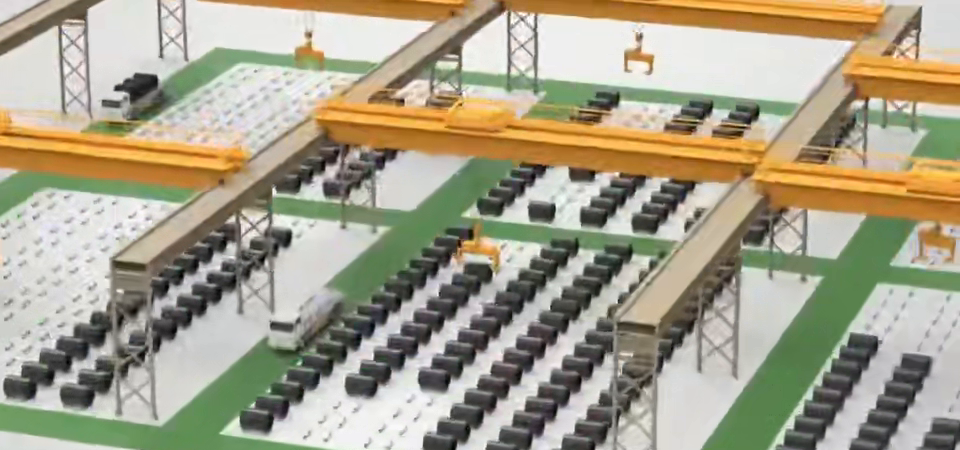
#> input picture assets/digital_twin.png, 960 x 450 px
$ python -i detector.py   (imports and definitions only)
#> lines starting #> are read from the running program, lines starting #| are printed output that depends on the picture; after the words box and inside, x2 and y2 are one past the last pixel; in counts of white or black regions, pixels touching at a corner belong together
#> further down, picture is the input picture: shape (450, 960, 3); mean B, G, R 138.3, 160.6, 166.7
### app/perception/yolo26_lie.py
import numpy as np
from ..localization.lie import lie_state,lie_bracket
from .granular_ball import aggregate_granular_balls
from .hypergraph import build_adaptive_hyperedges

class YOLO26LieFeatureAdapter:
    def enrich(self,detections,alpha=0.,beta=0.,zoom=1.):
        V=lie_state(alpha,beta,zoom)
        if not detections:return {"detections":[],"V":V.tolist(),"granular_balls":[],"hyperedges":[]}
        feats=[[d["bbox"][0],d["bbox"][1],d["bbox"][2]-d["bbox"][0],d["bbox"][3]-d["bbox"][1],d["confidence"]] for d in detections]
        balls=aggregate_granular_balls(feats,[V]*len(feats),[zoom]*len(feats))
        edges=build_adaptive_hyperedges(balls)
        for d in detections:
            d["lie_state"]=V.tolist(); d["hyperedge_count"]=len(edges)
            d["lie_bracket_norm"]=float(np.linalg.norm(lie_bracket(V,V)))
        return {"detections":detections,"V":V.tolist(),"granular_balls":balls,"hyperedges":edges}

### app/perception/granular_ball.py
import numpy as np
def aggregate_granular_balls(features,lie_vectors,zooms,split_std=.8,merge_lie=.35,merge_zoom=1.5):
    X,V,S=np.asarray(features,float),np.asarray(lie_vectors,float),np.asarray(zooms,float)
    if len(X)==0:return []
    idx=np.arange(len(X)); groups=[idx]
    if np.std(S)>split_std:
        m=np.median(S); groups=[idx[S<=m],idx[S>m]]
    out=[]
    for g in groups:
        if len(g)==0: continue
        out.append({"indices":g.tolist(),"center":X[g].mean(0).tolist(),
                    "lie_center":V[g].mean(0).tolist(),"zoom_mean":float(S[g].mean())})
    return out

### app/perception/hypergraph.py
import numpy as np
def build_adaptive_hyperedges(balls,image_bandwidth=1.,lie_bandwidth=.8,zoom_bandwidth=.8):
    edges=[]
    for i,b in enumerate(balls):
        mem=[i]
        for j,c in enumerate(balls):
            if i==j:continue
            di=np.linalg.norm(np.asarray(b["center"])-np.asarray(c["center"]))
            dl=np.linalg.norm(np.asarray(b["lie_center"])-np.asarray(c["lie_center"]))
            dz=abs(b["zoom_mean"]-c["zoom_mean"])
            w=np.exp(-di**2/(2*image_bandwidth**2)-dl**2/(2*lie_bandwidth**2)-dz**2/(2*zoom_bandwidth**2))
            if w>.35: mem.append(j)
        edges.append({"members":mem,"weight":1.})
    return edges

### app/localization/lie.py
import math, numpy as np

def hat(w):
    wx,wy,wz=map(float,w)
    return np.array([[0,-wz,wy],[wz,0,-wx],[-wy,wx,0]],float)

# [12 lines left out: functions exp_so3, euler_xyz_to_rotmat, not called in this run]

def rotmat_to_euler_xyz(R):
    R=np.asarray(R,float); b=math.asin(np.clip(-R[2,0],-1,1))
    return math.atan2(R[2,1],R[2,2]),b,math.atan2(R[1,0],R[0,0])

def lie_state(alpha,beta,zoom):
    return np.array([alpha,beta,math.log(max(float(zoom),1e-6))],float)

def lie_distance(v1,v2): return float(np.linalg.norm(np.asarray(v1)-np.asarray(v2)))
def lie_bracket(v1,v2): return np.cross(np.asarray(v1,float),np.asarray(v2,float))

### app/perception/detector.py
import json,time
from pathlib import Path
import cv2,numpy as np
try: from ultralytics import YOLO
except Exception: YOLO=None
from .yolo26_lie import YOLO26LieFeatureAdapter

class SteelDetector:
    def __init__(self,model_path=None,conf=.35):
        self.conf=conf; self.model=None; self.class_names=["Steel coil","Information","QR code"]
        self.adapter=YOLO26LieFeatureAdapter()
        self.model_path=Path(model_path or Path(__file__).resolve().parents[2]/"models/yolo26n.pt")
        if YOLO and self.model_path.exists():
            try:self.model=YOLO(str(self.model_path))
            except Exception:pass
        self.qr=cv2.QRCodeDetector()
    def _fallback(self,frame):
        g=cv2.cvtColor(frame,cv2.COLOR_BGR2GRAY); e=cv2.Canny(cv2.GaussianBlur(g,(5,5),0),60,150)
#> after `g = cv2.cvtColor(frame, cv2.COLOR_BGR2GRAY)`:
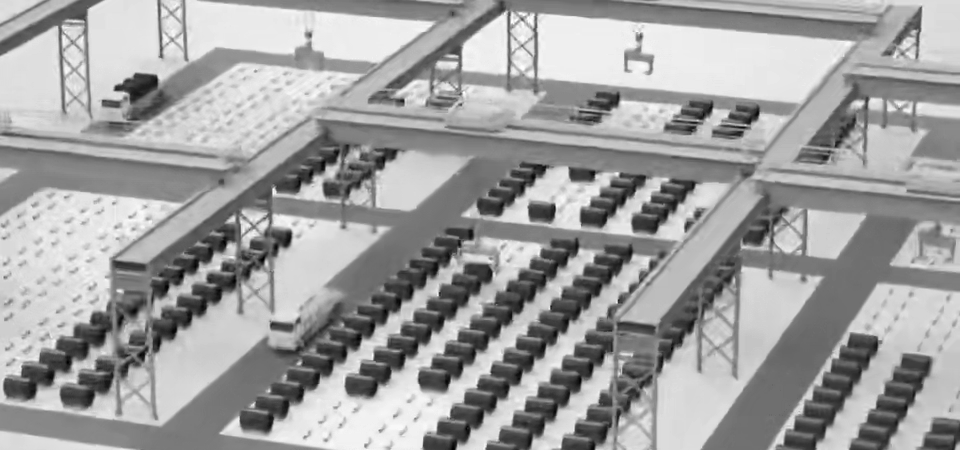
#> g: shape (450, 960); min 0, max 255, mean 159.9
#> after `e = cv2.Canny(cv2.GaussianBlur(g, (5, 5), 0), 60, 150)`:
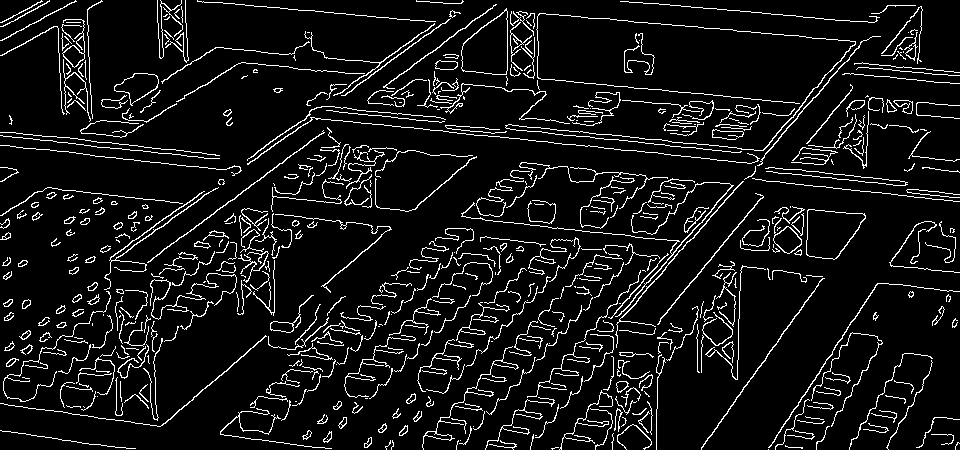
#> e: shape (450, 960); 8.2% white in thin lines or dots
        cs,_=cv2.findContours(e,cv2.RETR_EXTERNAL,cv2.CHAIN_APPROX_SIMPLE); out=[]
#> after `cs, _ = cv2.findContours(e, cv2.RETR_EXTERNAL, cv2.CHAIN_APPROX_SIMPLE`: cs = 565 contours, 441 with area under 20; largest, box (x1, y1, x2, y2) and area: (806, 209, 866, 260) 2119, (461, 8, 508, 75) 2118, (114, 73, 159, 106) 762, (773, 218, 802, 254) 489, (62, 19, 85, 68) 298
        for c in sorted(cs,key=cv2.contourArea,reverse=True)[:8]:
            x,y,w,h=cv2.boundingRect(c)
            if w*h<1500:continue
            out.append({"label":"Steel coil","confidence":.65,"bbox":[x,y,x+w,y+h]})
#> this loop made 8 passes
#> (x, y, w, h) on passes 1 to 8: (806, 209, 60, 51), (461, 8, 47, 67), (114, 73, 45, 33), (773, 218, 29, 36), (62, 19, 23, 49), (422, 346, 97, 104), (270, 295, 44, 38), (435, 60, 23, 10)
#> after the loop, out = 4 items
        return out
    def detect(self,frame,alpha=0.,beta=0.,zoom=1.):
        t=time.time(); ds=[]
        if self.model:
            try:
                for r in self.model(frame,conf=self.conf,verbose=False):
                    if r.boxes is None:continue
                    for row in r.boxes.data.cpu().numpy():
                        x1,y1,x2,y2,cf,cl=row[:6]; cl=int(cl)
                        ds.append({"label":self.class_names[cl] if cl<len(self.class_names) else str(cl),
                                   "confidence":float(cf),"bbox":[float(x1),float(y1),float(x2),float(y2)]})
            except Exception: ds=[]
        if not ds:ds=self._fallback(frame)
#> ds = 4 items
        qr=""
        try:
            data,_,_=self.qr.detectAndDecode(frame); qr=data or ""
#> after `data, _, _ = self.qr.detectAndDecode(frame)`: data = ''
#> after `qr = data or ''`: qr = ''
        except Exception:pass
        h,w=frame.shape[:2]
#> h = 450; w = 960
        for d in ds:
            x1,y1,x2,y2=d["bbox"]; cx=((x1+x2)/2)/w; cy=((y1+y2)/2)/h
            d["warehouse_position"]=f"A区-{int(cx*10)+1:02d}-{int(cy*10)+1:02d}"
            d["coil_id"]="G2025001" if d["label"]=="Steel coil" else ""; d["qr_text"]=qr or "未识别"
#> this loop made 4 passes
#> (x1, y1, x2, y2, cx, cy) on passes 1 to 4: (806, 209, 866, 260, 0.871, 0.521), (461, 8, 508, 75, 0.505, 0.0922), (422, 346, 519, 450, 0.49, 0.884), (270, 295, 314, 333, 0.304, 0.698)
        z=self.adapter.enrich(ds,alpha,beta,zoom); z["latency_ms"]=(time.time()-t)*1000
#> in enrich, `feats=[[d["bbox"][0],d["bbox"][1],d["bbox"][2]-d["bbox"][0],d["bbox"][..`: feats = [[806, 209, 60, 51, 0.65], [461, 8, 47, 67, 0.65], [422, 346, 97, 104, 0.65], [270, 295, 44, 38, 0.65]]
#> in aggregate_granular_balls, `X,V,S=np.asarray(features,float),np.asarray(lie_vectors,float),np.asar..`: X has the same summary as feats in enrich; V = [[0, 0, 0], [0, 0, 0], [0, 0, 0], [0, 0, 0]]; S = [1, 1, 1, 1]
#> in aggregate_granular_balls, `idx = np.arange(len(X))`: idx = [0, 1, 2, 3]
#> in aggregate_granular_balls, `groups = [idx]`: groups = [[0, 1, 2, 3]]
#> the loop in aggregate_granular_balls, `for g in groups:` made 1 pass
#> after the loop in aggregate_granular_balls, `for g in groups:`: out = 1 item
#> the loop in build_adaptive_hyperedges, `for i,b in enumerate(balls):` made 1 pass
#> the loop in enrich, `for d in detections:` made 4 passes
#> after `z = self.adapter.enrich(ds, alpha, beta, zoom)`: z = 4 items
        return z
    def draw(self,frame,result):
        out=frame.copy()
        for d in result.get("detections",[]):
            x1,y1,x2,y2=map(int,d["bbox"]); cv2.rectangle(out,(x1,y1),(x2,y2),(0,220,120),2)
            cv2.putText(out,f'{d["label"]} {d["confidence"]:.2f}',(x1,max(20,y1-8)),
                        cv2.FONT_HERSHEY_SIMPLEX,.55,(0,220,120),2)
        return out

def append_jsonl(path,result,meta):
    with open(path,"a",encoding="utf-8") as f:f.write(json.dumps({"timestamp":time.time(),"meta":meta,"result":result},ensure_ascii=False)+"\n")

>>> import cv2
>>> picture = cv2.imread('../../assets/digital_twin.png')
>>> result = SteelDetector().detect(picture)
#> result = 5 items
